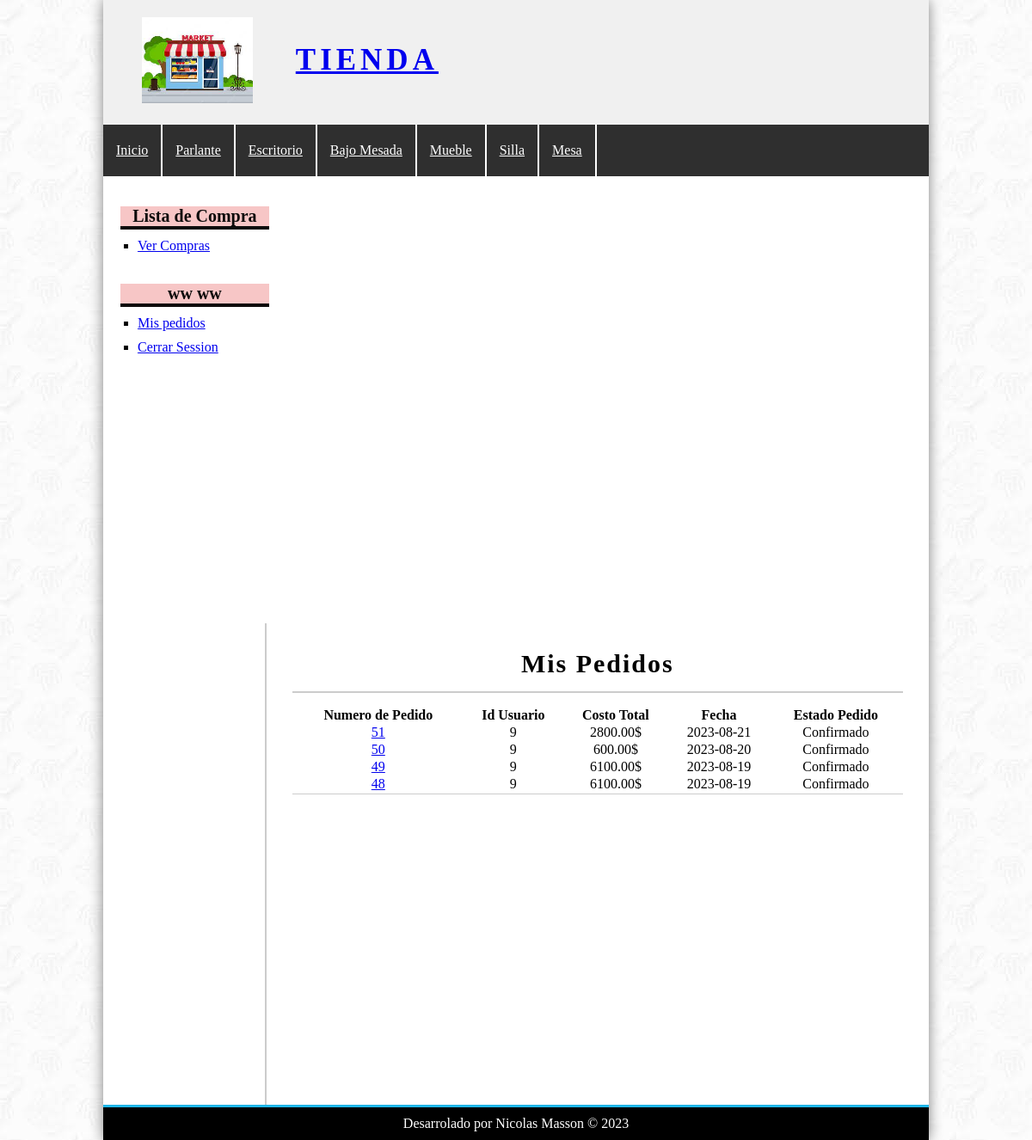
The app's page /?controller=pedido&accion=misPedidos (signed in), older data.
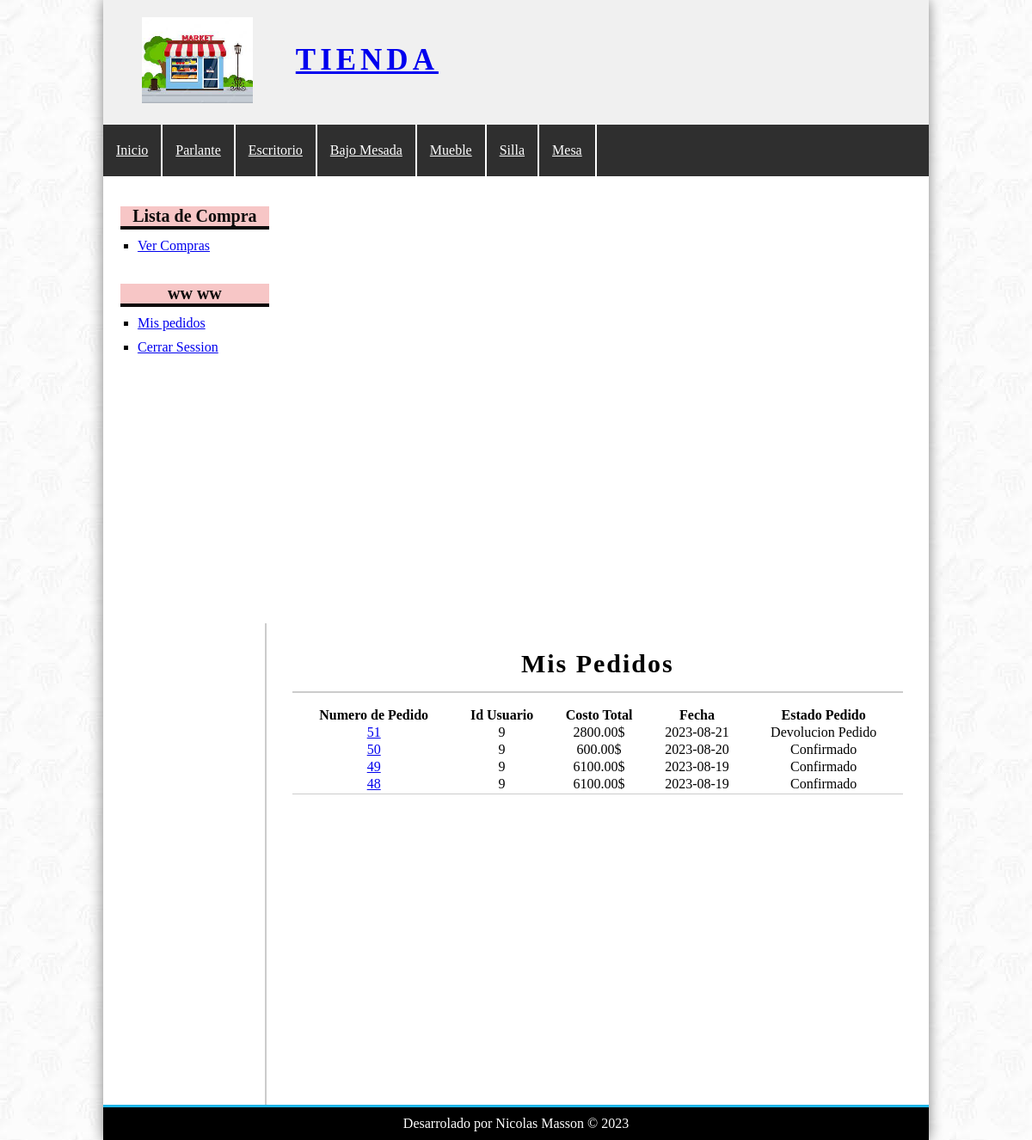
The same page, newer data.
### tables this page shows
CREATE TABLE `pedidos` (
  `id_Pedido` int(11) NOT NULL,
  `id_Usuario` int(11) NOT NULL,
  `provincia` varchar(100) NOT NULL,
  `localidad` varchar(100) NOT NULL,
  `cp` int(100) NOT NULL,
  `direccion` varchar(100) NOT NULL,
  `costo` float(200,2) NOT NULL,
  `estado` varchar(100) NOT NULL,
  `fecha` date DEFAULT NULL,
  `hora` time DEFAULT NULL
);

### controllers/PedidoController.php (called while the page is built, shortened)
<?php
require_once 'models/pedido.php';
class pedidoController
{
    public function misPedidos()
    {
        if ($_SESSION['rol'] == "usuario") {
            $gestion = false;
            $identificacion = $_SESSION['identificacion'];
            $pedido = new Pedido();
            $pedido->setId_Usuario($identificacion->id_Usuario);
            $pedidos = $pedido->getTodoPedidoUsuario();
        }
        require_once 'views/pedido/misPedidos.php';
    }
}
?>

### config/bd.php (called while the page is built)
<?php
class Database{
    public static function conectar(){
        $bd=new mysqli('localhost','root','','tienda');
        $bd->query("SET NAMES 'utf8'");
        return $bd;
    }
}
?>

### models/pedido.php (called while the page is built, shortened)
<?php
require_once 'config/bd.php';
class Pedido
{
	private $id_Usuario;
	private $bd;
	public function __construct()
	{
		$this->bd = Database::conectar();
	}
	public function getId_Usuario()
	{
		return $this->id_Usuario;
	}
	public function setId_Usuario($id_Usuario)
	{
		$this->id_Usuario = $id_Usuario;
	}
	public function getTodoPedidoUsuario()
	{
		$getTodoPedidoUsuario = $this->bd->query("SELECT P.* FROM pedidos AS P
		WHERE P.id_Usuario={$this->getId_Usuario()} ORDER BY Id_Pedido DESC");
		return $getTodoPedidoUsuario;
	}
}
?>

### views/pedido/misPedidos.php (the view)
<?php
if (isset($gestion) && ($gestion==true)) { ?>
    <h1>Gestion Pedidos</h1>
<?php } else { ?>
    <h1>Mis Pedidos</h1>
<?php }
; ?>
<table>
    <tr>
        <th>Numero de Pedido</th>
        <th>Id Usuario</th>
        <th>Costo Total</th>
        <th>Fecha</th>
        <th>Estado Pedido</th>
    </tr>
    <?php while ($ped = $pedidos->fetch_object()) {
        ?>
        <tr>
            <td>
                <a href="<?= base_url ?>?controller=pedido&accion=detallePedido&id=<?= $ped->id_Pedido ?>"><?= $ped->id_Pedido ?></a>
            </td>
            <td>
                <?= $ped->id_Usuario ?>
            </td>
            <td>
                <?= $ped->costo ?>$
            </td>
            <td>
                <?= $ped->fecha ?>
            </td>
            <td>
                <?= $ped->estado ?>
            </td>
        </tr>
    <?php }
    ; ?>
</table>

Row changes from the older to the newer data that the page shows:
changed pedidos id 51: estado "Confirmado" → "Devolucion Pedido"
